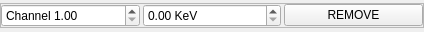
<?xml version="1.0" encoding="UTF-8"?>
<ui version="4.0">
 <class>Form</class>
 <widget class="QWidget" name="Form">
  <property name="geometry">
   <rect>
    <x>0</x>
    <y>0</y>
    <width>424</width>
    <height>32</height>
   </rect>
  </property>
  <property name="windowTitle">
   <string>Form</string>
  </property>
  <property name="styleSheet">
   <string notr="true"/>
  </property>
  <layout class="QHBoxLayout" name="horizontalLayout">
   <property name="spacing">
    <number>3</number>
   </property>
   <property name="margin">
    <number>0</number>
   </property>
   <item>
    <widget class="QFrame" name="frame_2">
     <property name="sizePolicy">
      <sizepolicy hsizetype="Preferred" vsizetype="Maximum">
       <horstretch>0</horstretch>
       <verstretch>0</verstretch>
      </sizepolicy>
     </property>
     <property name="minimumSize">
      <size>
       <width>0</width>
       <height>10</height>
      </size>
     </property>
     <property name="frameShape">
      <enum>QFrame::StyledPanel</enum>
     </property>
     <property name="frameShadow">
      <enum>QFrame::Raised</enum>
     </property>
     <layout class="QGridLayout" name="gridLayout_3">
      <property name="margin">
       <number>0</number>
      </property>
      <property name="spacing">
       <number>3</number>
      </property>
      <item row="1" column="1">
       <widget class="QDoubleSpinBox" name="energy">
        <property name="styleSheet">
         <string notr="true"/>
        </property>
        <property name="suffix">
         <string> KeV</string>
        </property>
        <property name="maximum">
         <double>20000.000000000000000</double>
        </property>
       </widget>
      </item>
      <item row="1" column="2">
       <widget class="QPushButton" name="pushButton">
        <property name="toolTip">
         <string>Delete this pair from the calibration</string>
        </property>
        <property name="text">
         <string>REMOVE</string>
        </property>
        <property name="icon">
         <iconset resource="res.qrc">
          <normaloff>:/control/minus.svg</normaloff>:/control/minus.svg</iconset>
        </property>
       </widget>
      </item>
      <item row="1" column="0">
       <widget class="QDoubleSpinBox" name="channel">
        <property name="prefix">
         <string>Channel </string>
        </property>
        <property name="minimum">
         <double>1.000000000000000</double>
        </property>
        <property name="maximum">
         <double>8192.000000000000000</double>
        </property>
       </widget>
      </item>
     </layout>
    </widget>
   </item>
  </layout>
 </widget>
 <resources>
  <include location="res.qrc"/>
 </resources>
 <connections>
  <connection>
   <sender>energy</sender>
   <signal>editingFinished()</signal>
   <receiver>Form</receiver>
   <slot>onFinish()</slot>
   <hints>
    <hint type="sourcelabel">
     <x>215</x>
     <y>17</y>
    </hint>
    <hint type="destinationlabel">
     <x>216</x>
     <y>46</y>
    </hint>
   </hints>
  </connection>
  <connection>
   <sender>pushButton</sender>
   <signal>clicked()</signal>
   <receiver>Form</receiver>
   <slot>delete()</slot>
   <hints>
    <hint type="sourcelabel">
     <x>346</x>
     <y>23</y>
    </hint>
    <hint type="destinationlabel">
     <x>348</x>
     <y>48</y>
    </hint>
   </hints>
  </connection>
 </connections>
 <slots>
  <slot>delete()</slot>
  <slot>regionChanged()</slot>
  <slot>viewData()</slot>
  <slot>onFinish()</slot>
 </slots>
</ui>
